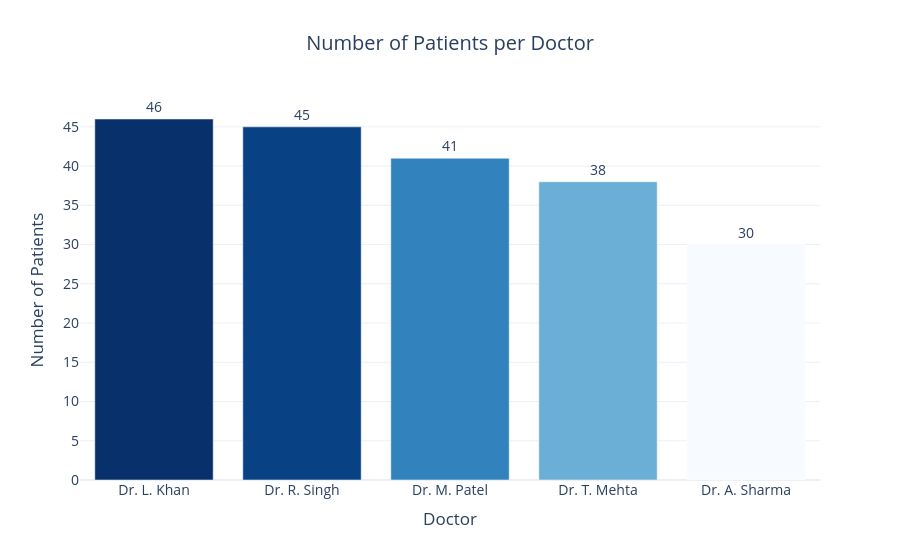

Here is the notebook cell this chart was saved with:
### Markdown cell above
### Question 5: Which doctors treat the most patients?

### Code cell
doctor_volume = (
    hospital_df["Doctor Name"]
    .value_counts()
    .reset_index()
)
doctor_volume.columns = ["Doctor Name", "Patient Count"]

fig = px.bar(
    doctor_volume,
    x="Doctor Name",
    y="Patient Count",
    color="Patient Count",
    color_continuous_scale="Blues",
    text_auto=".0f",
    title="Number of Patients per Doctor"
)

fig.update_layout(
    template="plotly_white",
    xaxis_title="Doctor",
    yaxis_title="Number of Patients",
    coloraxis_showscale=False,
    title_x=0.5,
    font=dict(size=14)
)

fig.update_traces(textposition="outside")

fig.show()

### Figure 1 — Plotly figure (JSON) as saved in the notebook; plotly's stock layout.template omitted (floating-point values rounded to 4 significant figures)
{"data": [{"hovertemplate": "Doctor Name=%{x}<br>Patient Count=%{marker.color}<extra></extra>", "legendgroup": "", "marker": {"color": [46, 45, 41, 38, 30], "coloraxis": "coloraxis", "pattern": {"shape": ""}}, "name": "", "orientation": "v", "showlegend": false, "textposition": "outside", "texttemplate": "%{y:.0f}", "type": "bar", "x": ["Dr. L. Khan", "Dr. R. Singh", "Dr. M. Patel", "Dr. T. Mehta", "Dr. A. Sharma"], "xaxis": "x", "y": [46, 45, 41, 38, 30], "yaxis": "y"}], "layout": {"barmode": "relative", "coloraxis": {"colorbar": {"title": {"text": "Patient Count"}}, "colorscale": [[0, "rgb(247,251,255)"], [0.125, "rgb(222,235,247)"], [0.25, "rgb(198,219,239)"], [0.375, "rgb(158,202,225)"], [0.5, "rgb(107,174,214)"], [0.625, "rgb(66,146,198)"], [0.75, "rgb(33,113,181)"], [0.875, "rgb(8,81,156)"], [1, "rgb(8,48,107)"]], "showscale": false}, "font": {"size": 14}, "legend": {"tracegroupgap": 0}, "title": {"text": "Number of Patients per Doctor", "x": 0.5}, "xaxis": {"anchor": "y", "domain": [0, 1], "title": {"text": "Doctor"}}, "yaxis": {"anchor": "x", "domain": [0, 1], "title": {"text": "Number of Patients"}}}}
